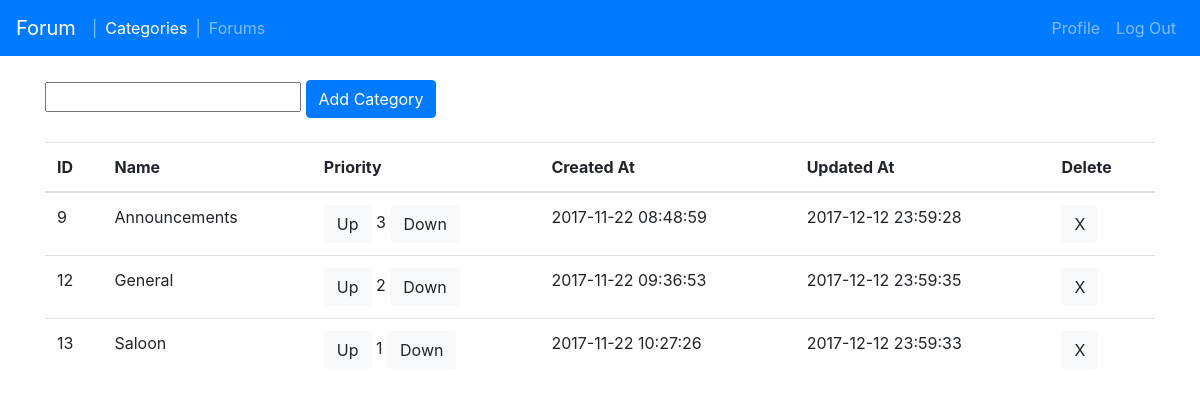
Screenshot of /admin/categories.php (signed in) with the database file from the repository.
### tables this page shows
CREATE TABLE `categories` (
  `id` int(11) NOT NULL,
  `name` varchar(64) NOT NULL,
  `priority` int(11) NOT NULL,
  `created_at` timestamp NOT NULL DEFAULT CURRENT_TIMESTAMP,
  `updated_at` timestamp NOT NULL DEFAULT CURRENT_TIMESTAMP ON UPDATE CURRENT_TIMESTAMP
);

### includes/DB.php (called while the page is built, shortened)
<?php
function query($pdo, $query, $params = array()) {
	$statement = $pdo->prepare($query);
	$statement->execute($params);
	$data = $statement->fetchAll();
	return $data;
}
?>

### includes/admin.php (the view, shortened to what this page needs)
<?php
function adminCategories($pdo) {
	$categories = query($pdo, "SELECT * FROM categories");
	echo "
		<div class='container'>
			<form action='categories.php' method='POST'>
				<input type='text' name='name' required/>
				<input id='add' type='submit' name='add' value='Add Category' class='btn btn-primary'/>
			</form>
			<br/>
			<table class='table'>
				<thead>
					<tr>
						<th>ID</th>
						<th>Name</th>
						<th>Priority</th>
						<th>Created At</th>
						<th>Updated At</th>
						<th>Delete</th>
					</tr>
				</thead>
				<tbody>";
	foreach($categories as $category) {
		$id = $category['id'];
		$name = $category['name'];
		$priority = $category['priority'];
		$created_at = $category['created_at'];
		$updated_at = $category['updated_at'];
		echo "		<tr>
						<td>$id</td>
						<td>$name</td>
						<td>
						<span class='glyphicon glyphicon-chevron-up' aria-hidden='true'></span>
							<form action='categories.php' method='POST'>
								<input type='hidden' name='id' value='$id' />
								<input type='submit' name='priority' value='Up' class='btn btn-light'/>
								$priority
								<input type='submit' name='priority' value='Down' class='btn btn-light'/>
							</form>
						</td>
						<td>$created_at</td>
						<td>$updated_at</td>
						<td><form action='categories.php' method='POST'>
								<input type='hidden' name='id' value='$id' />
								<input type='submit' name='delete' value='X' class='btn btn-light'/>
							</form>
						</td>
					</tr>";
	}
	echo "
				</tbody>
			</table>
		</div>
	";
}

### rows the page displays
categories: id "9", name "Announcements", priority "3", created_at "2017-11-22 08:48:59", updated_at "2017-12-12 23:59:28"
categories: id "12", name "General", priority "2", created_at "2017-11-22 09:36:53", updated_at "2017-12-12 23:59:35"
categories: id "13", name "Saloon", priority "1", created_at "2017-11-22 10:27:26", updated_at "2017-12-12 23:59:33"
